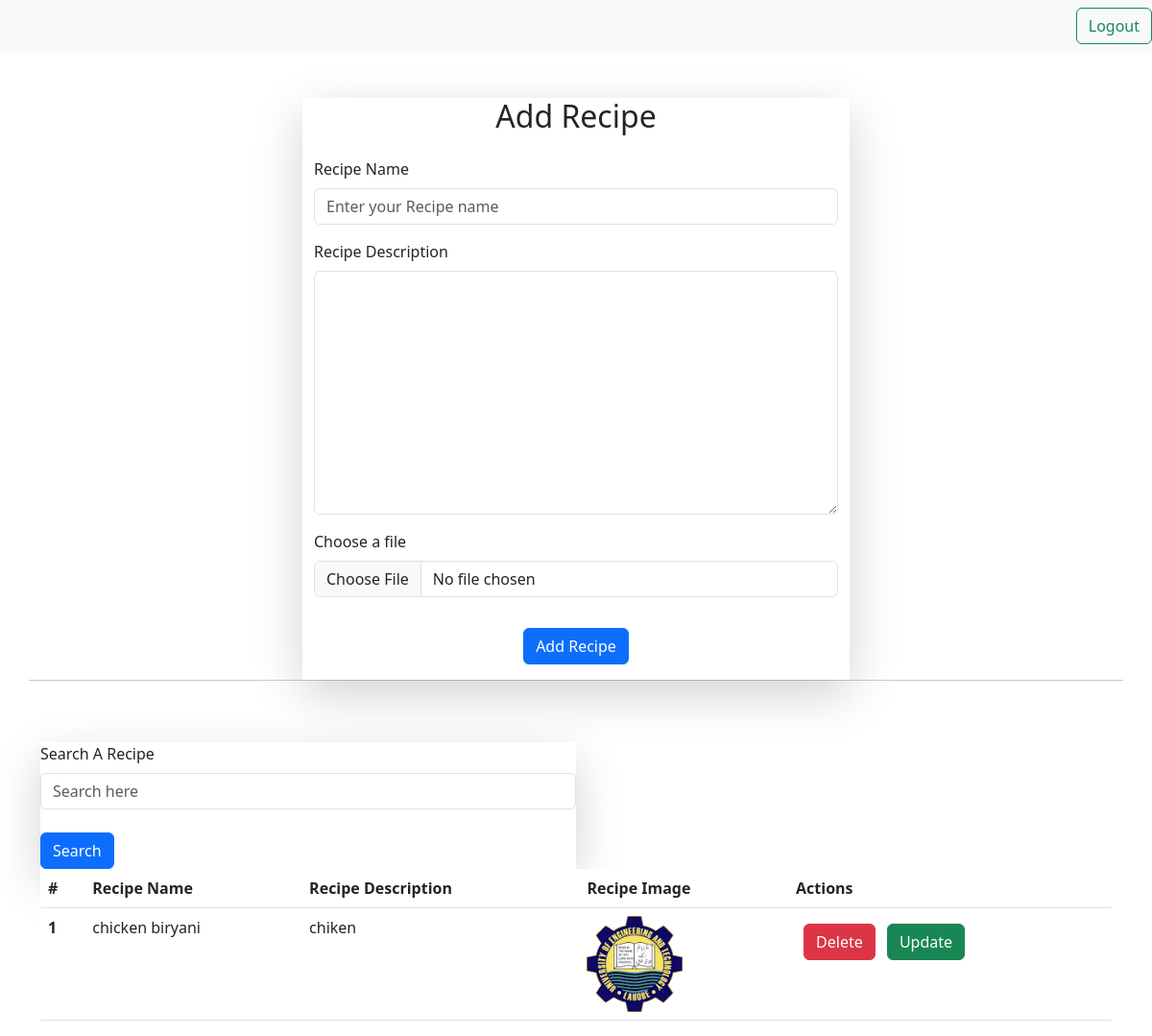
Page /recipe/ (signed in) on the earlier database version.
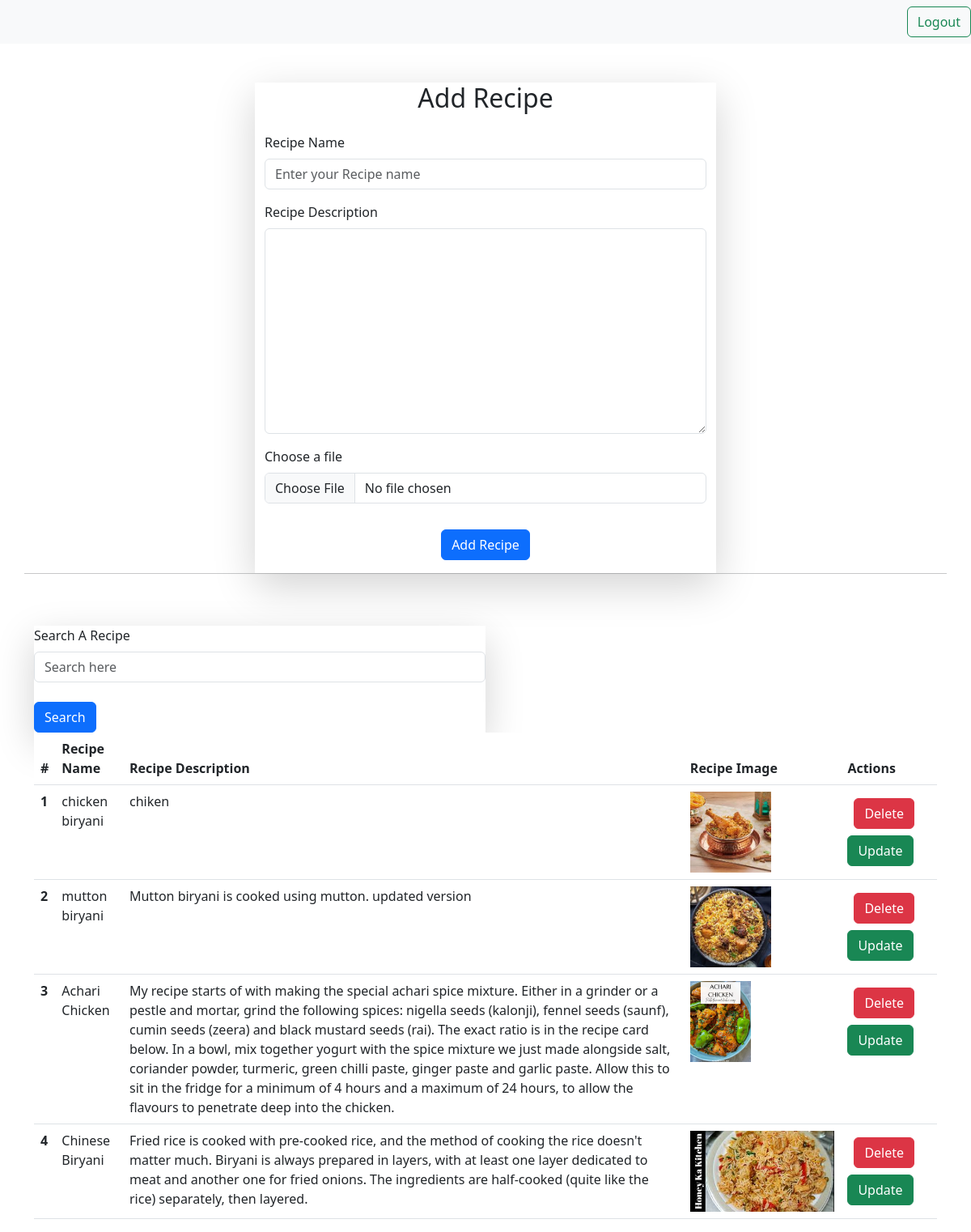
Same page on the later database version.
### recipe/models.py (models this page shows)
class recipe(models.Model):
    user = models.ForeignKey(User, on_delete=models.CASCADE, null=True)
    recipe_name = models.CharField(max_length=50)
    recipe_desc = models.TextField()
    recipe_image = models.FileField(upload_to='recipe/', max_length=250, null=True, default=None)

### recipe/views.py (the view, shortened to what this page needs)
# urls.py: path('recipe/', recipes),
def recipes(request):
    if request.user.is_authenticated:
        recipe_obj = recipe.objects.all()
        if request.method == 'GET':
            if request.GET.get('search'):
                recipe_obj = recipe.objects.filter(recipe_name__icontains = request.GET.get('search'))
                data = {
                    'recipes':recipe_obj
                }
                return render(request, 'recipe.html', data)
        recipes = recipe.objects.all()
        data = {'recipes':recipes}
        return render(request, 'recipe.html', data)
    return redirect('/login/')

### recipe/templates/recipe.html (shortened to what this page needs)
{% extends 'base.html'%}
{% block body %}
<div class="container">
    <div class="row justify-content-center">
      <div class="col-md-6 mt-5 shadow-lg">
        <h2 class="text-center mb-4">Add Recipe</h2>
        <form method="post" action="" enctype="multipart/form-data">
          <div class="mb-3">
            <label for="name" class="form-label">Recipe Name</label>
            <input type="text" class="form-control" id="name" name="recipe_name" placeholder="Enter your Recipe name">
          </div>
          <div class="mb-3">
            <label for="email" class="form-label">Recipe Description</label>
            <textarea name="recipe_desc" id="" cols="30" rows="10" class="form-control"></textarea>
          </div>
          <div class="mb-3">
            <label for="name" class="form-label">Choose a file</label>
            <input type="file" class="form-control" id="image" name="recipe_image" >
          </div>
          <div class="text-center p-3">
            <button type="submit" class="btn btn-primary">Add Recipe</button>
          </div>
        </form>
      </div>
      <br><hr>
      <div>
        <form >
            <div class="col-md-6 mt-5 shadow-lg">
                <label for="name" class="form-label">Search A Recipe</label>
                <input type="text" class="form-control" id="image" name="search" placeholder="Search here" ><br>
                <button type="submit" class="btn btn-primary">Search</button>
            </div>
        </form>
      </div>
      <div>
        <table class="table">
            <thead>
              <tr>
                <th scope="col">#</th>
                <th scope="col">Recipe Name</th>
                <th scope="col">Recipe Description</th>
                <th scope="col">Recipe Image</th>
                <th scope="col">Actions</th>
              </tr>
            </thead>
            <tbody>
                {% for i in recipes %}
              <tr>
                <th scope="row">{{forloop.counter}}</th>
                <td>{{i.recipe_name}}</td>
                <td>{{i.recipe_desc}}</td>
                {% if i.recipe_image != NULL %}
                <td><img src="/media/{{i.recipe_image}}" alt="" style="height: 100px;"></td>
                {% endif %}
                <td>
                    <a href="/delete-recipe/{{i.id}}" class="btn btn-danger m-2">Delete</a>
                    <a href="/update-recipe/{{i.id}}" class="btn btn-success">Update</a>
                </td>
              </tr>
                {% endfor %}
            </tbody>
          </table>
      </div>
    </div>
  </div>
{% endblock %}

### recipe/templates/base.html (shortened to what this page needs)
<!DOCTYPE html>
<html lang="en">
<head>
  <link rel="stylesheet" href="https://cdn.jsdelivr.net/npm/bootstrap@5.3.0/dist/css/bootstrap.min.css">
</head>
<body>
   {% if request.user.is_authenticated %}
  <nav class="navbar navbar-light bg-light justify-content-between">
    <form class="form-inline">
      <a href= "/logout/" class="btn btn-outline-success my-2 my-sm-0" type="submit">Logout</a>
    </form>
    {% endif %}
  </nav>
    {% block body %}
    {% endblock %}
</body>
</html>

Differences in the rows shown:
changed recipe "chicken biryani": recipe_image: a different picture
added recipe: recipe_name "mutton biryani", recipe_desc "Mutton biryani is cooked using mutton. updated version", recipe_image (picture)
added recipe: recipe_name "Achari Chicken", recipe_desc "My recipe starts of with making the special achari spice mixture. Either in a grinder or a pestle and mortar, grind the following spices: nigella seeds (kalonji), fennel seeds (saunf), cumin seeds (zeera) and black mustard seeds (rai). The exact ratio is in the recipe card below. In a bowl, mix together yogurt with the spice mixture we just made alongside salt, coriander powder, turmeric, green chilli paste, ginger paste and garlic paste. Allow this to sit in the fridge for a minimum of 4 hours and a maximum of 24 hours, to allow the flavours to penetrate deep into the chicken.", recipe_image (picture)
added recipe: recipe_name "Chinese Biryani", recipe_desc "Fried rice is cooked with pre-cooked rice, and the method of cooking the rice doesn't matter much. Biryani is always prepared in layers, with at least one layer dedicated to meat and another one for fried onions. The ingredients are half-cooked (quite like the rice) separately, then layered.", recipe_image (picture)
